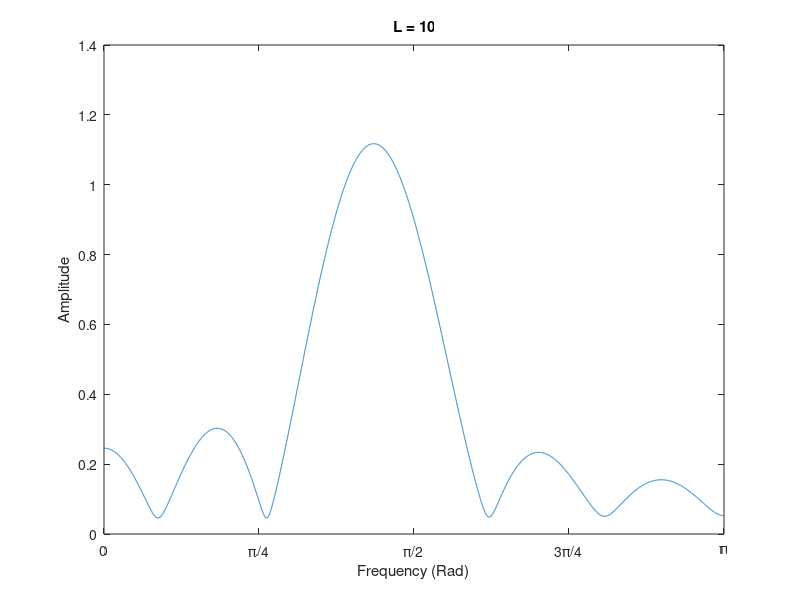

Write the MATLAB code that produced this figure. (Note: this script raises an error after producing the figure.)
%% Frequency Response of FIR Filters: Lab P-12: 3 Lab Exercise

%% 3.1a)
% We will cascade these filters by convolution, which will be performed by
% multiplication of their transfer functions.
%% 
% First we'll find the transfer function of the general filter
%%
% Y(z) = X(z) - 2cos(wn)z^-1X(z) + z^-2X(z)
%%
% H(z) = 1 - 2cos(wn)z^-1 + z^-2
%%
% Now we'll introduce the nulling frequencies 0.44pi and 0.7pi
%%
% H1(z) = 1 - 2cos(0.44pi)z^-1 + z^-2
%%
% H2(z) = 1 - 2cos(0.7pi)z^-1 + z^-2
%%
% Performing the convolution
%%
% (1 - 2cos(0.44pi)z^-1 + z^-2)(1 - 2cos(0.44pi)z^-1 + z^-2)
%%
% Yields the fourth order filter
%%
% 1 + (-2cos(0.7pi) - 2cos(0.44pi)))z^-1 + (2 + 4cos(0.44pi)cos(0.7pi))z^-2
% + (-2cos(0.44pi) - 2cos(0.7pi))z^-3 + z^-4
%%
% Resulting in the following coefficients

b = [1 -2*cos(0.7*pi)-2*cos(0.44*pi) 2+4*cos(0.44*pi)*cos(0.7*pi) -2*cos(0.44*pi)-2*cos(0.7*pi) 1]

%% 3.1b)
% Generate input signal

n = [0:149];
x = 5*cos(0.3*pi*n) + 22*cos(0.44*pi*n-pi/3) + 22*cos(0.7*pi*n-pi/4);

%% 3.1c)
% Pass input through filter

y = conv(b,x);

%% 3.1d)
% Plot output signal

plot(0:39, y(1:40))
title('Output')
ylabel('y[n]')
xlabel('n')

%%
% Determine output signal by hand for n >= 5
%%
% Taking the inverse z-transform of the transfer function determined in
% part 3.1a gives the function
%%
% y[n] = x[n] + (-2cos(0.7pi) - 2cos(0.44pi))x[n-1] + (2 +
% 4cos(0.44pi)cos(0.7pi))x[n-2] + (-2cos(0.44pi) - 2cos(0.7pi))x[n-3] +
% x[n-4]
%%
% Passing the input over 5 <= n <= 40 through this function

y_hand = zeros(1,36);
for i = 1:36
  y_hand(i) = x(i+5) + (-2*cos(0.7*pi) - 2*cos(0.44*pi))*x(i+5-1) + (2 + 4*cos(0.44*pi)*cos(0.7*pi))*x(i+5-2) + (-2*cos(0.44*pi) - 2*cos(0.7*pi))*x(i+5-3) + x(i+5-4);
end

%% 3.1e)
% Plot convolved output overlayed with hand calculated output

plot(0:39, y(1:40))
hold on
stem(0:40, [zeros(1,5) y_hand])
hold off
title('Output Comparison')
ylabel('y[n]')
xlabel('n')
legend('convolved', 'hand')

%% 3.1f)
% Our input signal is defined for n >= 0 and our filter uses past input
% values back to x[n-4]. The start-up points at the beginning of the output
% are the points where those past values of x[n] are undefined by the input 
% function and assummed to be 0. The sinusoidal output seen beginning at 
% n = 5 is when the system can be properly "filled" with past x values. 
% Having 4 start-up values is consistent with cascading two 2nd order 
% filters into a 4th order filter.

clear

%% 3.2a)
% Generate bandpass filter with w = 0.44pi

L = 10;
wc = 0.44*pi;
n = [0:L];
b = 2/L*cos(wc*n);

%%
% Measure gain at frequencies of interest using DTFT

gain1 = abs(sum(b.*exp(-1*j*0.3*pi*n)))
gain2 = abs(sum(b.*exp(-1*j*0.44*pi*n)))
gain3 = abs(sum(b.*exp(-1*j*0.7*pi*n)))

%%
% As expected, the center frequency remains near its original amplitude and
% frequencies far enough above and below the center frequency have been
% attenuated significantly.

%% 3.2b)
% Plot frequency response of the filter when L = 10, 20, 40

for L = [10 20 40]
  n = [0:L];
  b = 2/L*cos(wc*n);
  ww = -pi:pi/10000:pi;   %The number of samples here has to be quite large to find the passband limits with using a reasonable rounding
  H_mag = abs(freqz(b,1,ww)); %Frequency response of filter
  ww = 0:pi/10000:pi;      
  H_mag = H_mag(10001:end);  %Looking at positive side of frequency response
  plot(ww, H_mag)
  xlim([0 pi])
  xticks([0:pi/4:pi])
  xticklabels({'0', '\pi/4', '\pi/2', '3\pi/4', '\pi'})
  xlabel('Frequency (Rad)')
  ylabel('Amplitude')
  title(['L = ' num2str(L)])
  hold on
  yline(max(H_mag)*0.707)
  yline(max(H_mag)*0.25)
  legend('Frequency Response', 'Passband', 'Stopband')
  hold off
  snapnow
  
  % Find passband width

  passband_limits = find(round(H_mag,2)==round(max(H_mag)*0.707,2));
  passband_width = ww(max(passband_limits)) - ww(min(passband_limits))

end

%%
% Doubling the parameter L from 10, 20, 40 has halved the passband width
% from about 0.5, 0.26, 0.135. These values are not exact because with a 
% discrete time signal a sample may not have the exact value of the 
% threshold and we have to pick the next closest sample to be the limits of
% the passband. This verifies the property stated in the lab
% instructions, that the passband is inversely proportional to L.

%% 3.2c)
% The L = 10 filter passes frequencies at 0.44pi +/- about 0.25. As seen in
% part a), the magnitude of the frequency response at 0.44pi was near its
% full amplitude while the magnitudes at 0.3pi and 0.7pi were attenuated
% significantly.

%% 3.2d)
% Tune L to attenuate |w| <= 0.3pi and 0.7pi <= |w| <= pi by at least 90%

for L = 10:50
  n = [0:L];
  b = 2/L*cos(wc*n);
  gain1 = abs(sum(b.*exp(-1*j*0.3*pi*n)));
  gain2 = abs(sum(b.*exp(-1*j*0.44*pi*n)));
  gain3 = abs(sum(b.*exp(-1*j*0.7*pi*n)));
  if (gain1 <= 0.1) && (gain3 <= 0.1)
    break
  end
end

L
gain1
gain2
gain3
ww = -pi:pi/10000:pi;
H_mag = abs(freqz(b,1,ww));
H_mag = H_mag(10001:end); 
passband_limits = find(round(H_mag,2)==round(max(H_mag)*0.707,2));
passband_width = ww(max(passband_limits)) - ww(min(passband_limits))


%% 3.2e)
% Pass input signal from 3.1b through filter constructed in 3.2d

n = [0:99];
x = 5*cos(0.3*pi*n) + 22*cos(0.44*pi*n-pi/3) + 22*cos(0.7*pi*n-pi/4);
y = conv(b,x);

%% 
% Plot input, output, and isolated passband frequency sinusoid for
% comparison

subplot(3,1,1)
plot(n,x)
title('Input sum of 3 sinusoids')
xlabel('n')
ylabel('Amplitude')
subplot(3,1,2)
plot(n,y(1:100))
title('Output from filter')
xlabel('n')
ylabel('Amplitude')
subplot(3,1,3)
plot(n, 22*cos(0.44*pi*n-pi/3))
title('Isolated passband frequency sinusoid component')
xlabel('n')
ylabel('Amplitude')
snapnow

%%
% It can be seen that the filter output is identical to the isolated
% passband frequency sinusoid component after the start-up points. This is
% more apparent when comparing the frequency spectrums of the filter output 
% and the isolated sinusoid.

figure
plot(abs(fft(y(1:100))), 'LineWidth', 1)
hold on
%plot(abs(fft(x)))
plot(abs(fft(22*cos(0.44*pi*n-pi/3))))
hold off
title('FFT Comparison')
legend('Filter Output', 'Isolated Sinusoid')

%% 3.2f)
%
